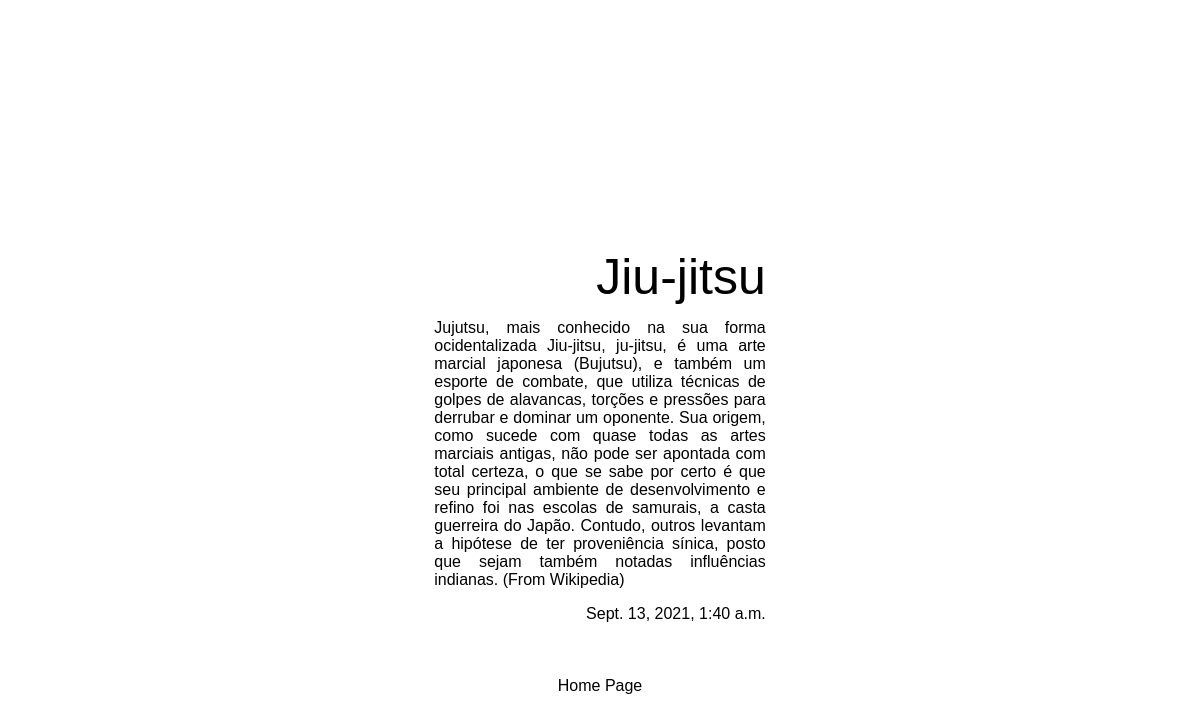
The app's page /2/, older data.
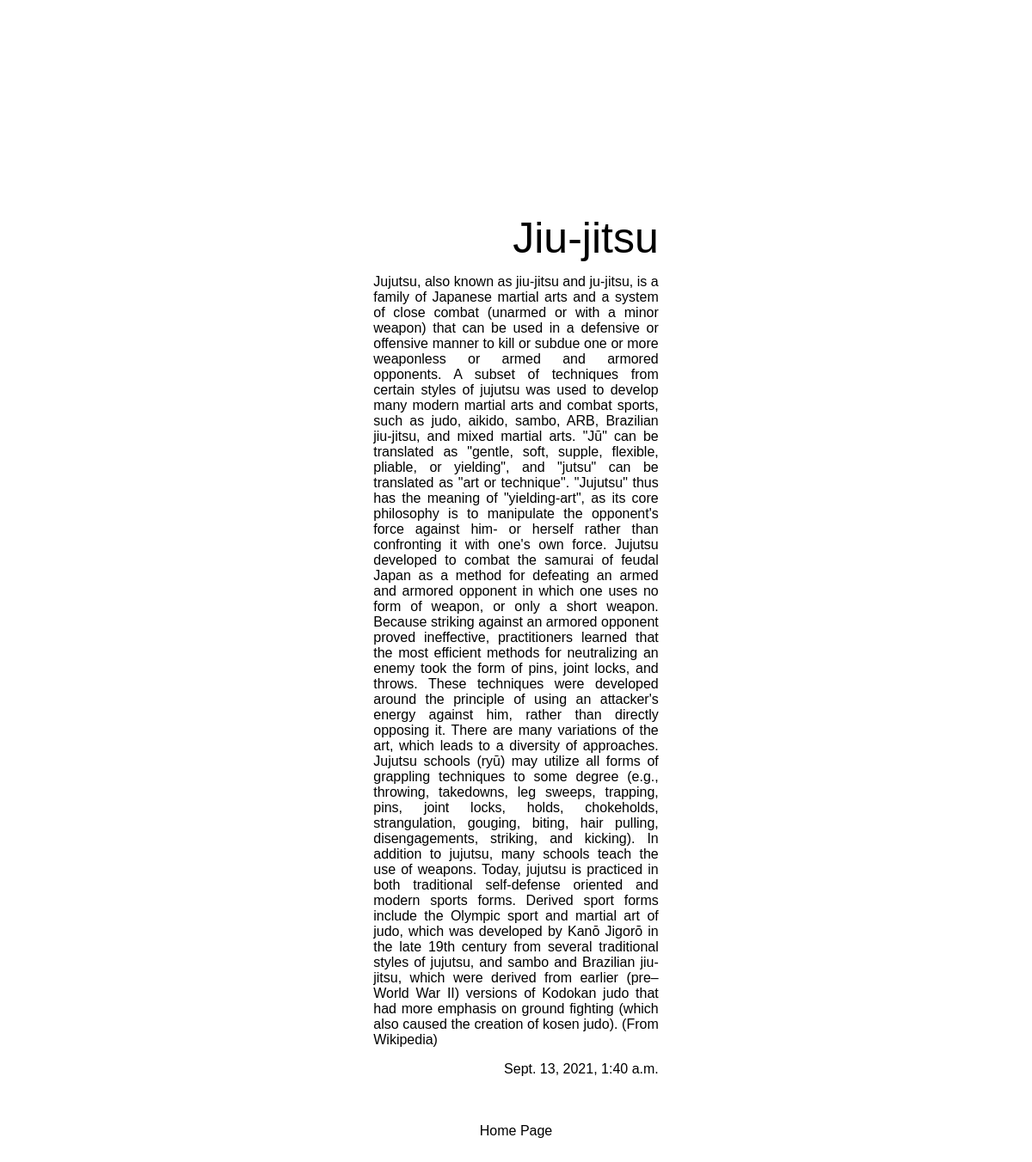
The same page, newer data.
### FeathersFightApp/models.py (models this page shows, shortened)
class Fight(models.Model):
    style = models.CharField(max_length=30)
    description = models.TextField()
    pub_date = models.DateTimeField()

### FeathersFightApp/views.py (the view)
# urls.py: path('<int:fight_id>/', views.fight, name='fight'),
def fight(request, fight_id):
    fight = Fight.objects.get(pk=fight_id)
    template = loader.get_template('FeathersFightApp/fight.html')
    context = {
        'fight':fight,
    }
    return HttpResponse(template.render(context, request))

### FeathersFightApp/templates/FeathersFightApp/fight.html (shortened to what this page needs)
<!DOCTYPE html>
<html>
    <head>
        {% load static %}
        <link rel="stylesheet" type="text/css" href="{% static 'FeathersFightApp/style.css' %}">
    </head>
    <body>
        {% if fight %}
        <div class="style">
            <label>
                {{ fight.style }}
            </label>
        </div>
        <div class="description">
            <label>
                {{ fight.description }}
            </label>
        </div>
        <div class="pub_date">
            <label>
                {{ fight.pub_date }}
            </label>
        </div>
        {% else %}
        <div class="description">
            <label>
                Error: Fight object not received.
            </label>
        </div>
        {% endif %}
        <footer>
            <div class="footer_info">
                <div class="footer_info_item"><a href="/" class="footer_info_item">Home Page</a></div>
            </div>
        </footer>
    </body>
</html>

Row changes from the older to the newer data that the page shows:
changed Fight "Jiu-jitsu": description "Jujutsu, mais conhecido na sua forma ocidentalizada Jiu-jitsu, ju-jitsu, é uma arte marcial japonesa (Bujutsu), e também um esporte de combate, que utiliza técnicas de golpes de alavancas, torções e pressões para derrubar e dominar um oponente. Sua origem, como sucede com quase todas as artes marciais antigas, não pode ser apontada com total certeza, o que se sabe por certo é que seu principal ambiente de desenvolvimento e refino foi nas escolas de samurais, a casta guerreira do Japão. Contudo, outros levantam a hipótese de ter proveniência sínica, posto que sejam também notadas influências indianas. (From Wikipedia)" → "Jujutsu, also known as jiu-jitsu and ju-jitsu, is a family of Japanese martial arts and a system of close combat (unarmed or with a minor weapon) that can be used in a defensive or offensive manner to kill or subdue one or more weaponless or armed and armored opponents. A subset of techniques from certain styles of jujutsu was used to develop many modern martial arts and combat sports, such as judo, aikido, sambo, ARB, Brazilian jiu-jitsu, and mixed martial arts. \"Jū\" can be translated as \"gentle, soft, supple, flexible, pliable, or yielding\", and \"jutsu\" can be translated as \"art or technique\". \"Jujutsu\" thus has the meaning of \"yielding-art\", as its core philosophy is to manipulate the…"
